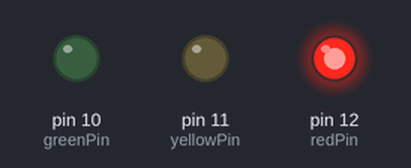
Recording of a sketch running on a simulated Arduino Uno, built with avr-gcc and run on an emulated ATmega328P. Parts: output pins drawn as LEDs (lit = HIGH).

Above: at 1.0 s.
At 3.0 s:
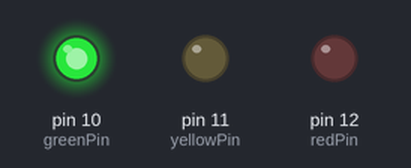
At 5.0 s:
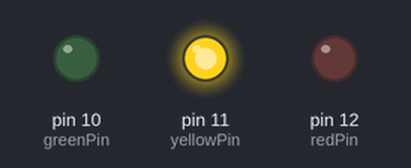
Timing chart, 0 to 7.8 s (numbered marks = the images above):
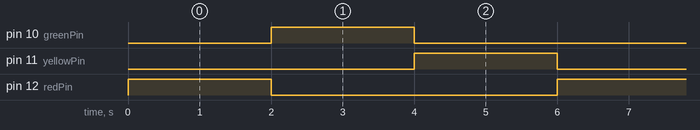

Measured:
- by itself, pin 10 (greenPin), pin 11 (yellowPin), pin 12 (redPin): alternates HIGH for 2.0 s and LOW for 4.0 s
- by itself, everything shown: repeats every 6.0 s, in 4 steps

The sketch:

Traffic_Light.ino
```cpp
int ledDelay=10000;
int redPin = 12;
int yellowPin = 11;
int greenPin = 10;

void setup() {
  // put your setup code here, to run once:

  pinMode (redPin, OUTPUT);
  pinMode (yellowPin, OUTPUT);
  pinMode (greenPin, OUTPUT);
}

void loop() {
  // put your main code here, to run repeatedly:

  digitalWrite (redPin, HIGH);
  delay (2000);
  digitalWrite (redPin, LOW);

  digitalWrite (greenPin, HIGH);
  delay (2000);
  digitalWrite (greenPin, LOW);

  digitalWrite (yellowPin, HIGH);
  delay (2000);
  digitalWrite (yellowPin, LOW);
}
```
